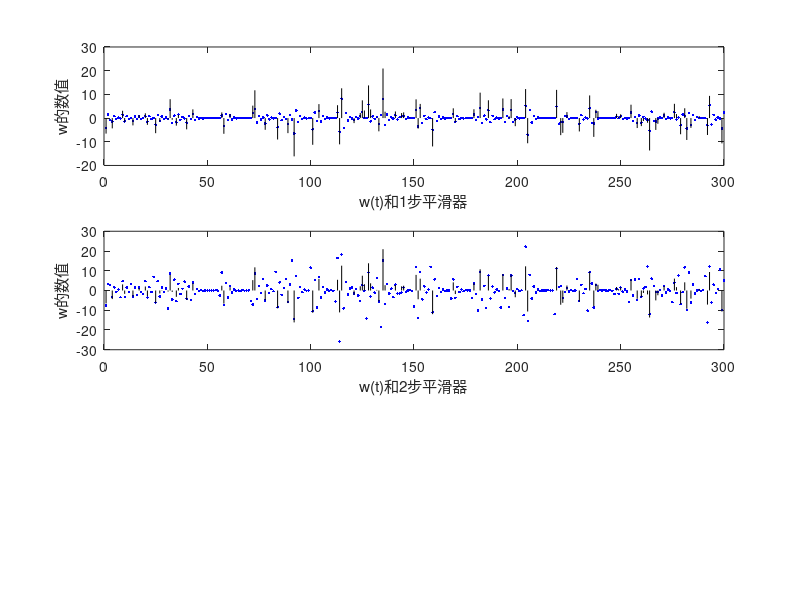

This chart was generated by the following MATLAB code:
function Oil_Explore
clear all
T=300;
F=[1,0;0.3,-0.5];
L=[-1,2]';
H=[1,1];
R=0.1;
n=2;
Qg=49;
longa=0.3;
Q=longa*Qg;
randn('seed',13)
g=sqrt(Qg)*randn(1,T+10);
rand('state',1);
para=rand(1,T+10);
for t=1:T+10
    if para(t)<longa
        b(t)=1;
    else 
        b(t)=0;
    end
    w(t)=b(t)*g(t);
end
v=sqrt(R)*randn(1,T+10);
X=zeros(2,T+10);
Z=zeros(1,T+10);
Z(1)=H*X(:,1)+v(1);
for t=2:T+10
    X(:,t)=F*X(:,t-1)+L*w(t-1);
    Z(t)=H*X(:,t)+v(t);
end
P0=eye(n);
Xe=zeros(n,T+10);
PP=[];
for t=1:T+8
    XX=F*X(:,t);
    P=F*P0*F'+L*Q*L';
    PP=[PP,P];
    K(:,t)=P*H'/(H*P*H'+R);
    e(:,t)=Z(t)-H*XX;
    Xe(:,t)=XX+K(:,t)*e(:,t);
    P0=(eye(n)-K(:,t)*H)*P;
end
N=2;
for t=1:T+8
    Persai(:,:,t)=F*(eye(n)-K(:,t)*H);
    Qe(:,:,t)=H*PP(:,2*(t-1)+1:2*t)*H'+R;
end
for t=1:T+5
    M(1,t)=Q*L'*H'/(Qe(:,:,t+1));
    M(2,t)=Q*L'*Persai(:,:,t+1)'*H'/(Qe(:,:,t+2));
    M(3,t)=Q*L'*Persai(:,:,t+2)'*Persai(:,:,t+1)'*H'/(Qe(:,:,t+3));
end
for t=1:T
    wjian(1,t)=M(1,t+1)*e(t+1);
    wjian(2,t)=wjian(1,t)+M(2,t+2)*e(t+2);
    wjian(3,t)=wjian(2,t)+M(3,t+3)*e(t+3);
end
for Num=1:N
    subplot(3,1,Num);
    t=1:T;
    plot(t,wjian(Num,t),'b.');
    for t=1:T
        hh=line([t,t],[0,w(t)]);
        set(hh,'color','k');
    end
    xlabel(['w(t)和',num2str(Num),'步平滑器']);
    ylabel('w的数值');
end


